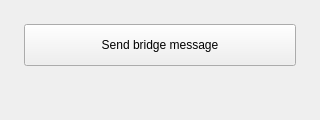
<?xml version="1.0" encoding="UTF-8"?>
<ui version="4.0">
 <class>PrimaryButtonCase</class>
 <widget class="QWidget" name="caseRoot">
  <property name="geometry">
   <rect>
    <x>0</x>
    <y>0</y>
    <width>320</width>
    <height>120</height>
   </rect>
  </property>
  <property name="minimumSize">
   <size>
    <width>320</width>
    <height>120</height>
   </size>
  </property>
  <layout class="QVBoxLayout" name="rootLayout">
   <property name="spacing">
    <number>0</number>
   </property>
   <property name="leftMargin">
    <number>24</number>
   </property>
   <property name="topMargin">
    <number>24</number>
   </property>
   <property name="rightMargin">
    <number>24</number>
   </property>
   <property name="bottomMargin">
    <number>24</number>
   </property>
   <item>
    <widget class="QPushButton" name="primaryButton">
     <property name="minimumSize">
      <size>
       <width>0</width>
       <height>42</height>
      </size>
     </property>
     <property name="text">
      <string>Send bridge message</string>
     </property>
    </widget>
   </item>
   <item>
    <spacer name="tailSpacer">
     <property name="orientation">
      <enum>Qt::Vertical</enum>
     </property>
     <property name="sizeType">
      <enum>QSizePolicy::Expanding</enum>
     </property>
     <property name="sizeHint" stdset="0">
      <size>
       <width>20</width>
       <height>40</height>
      </size>
     </property>
    </spacer>
   </item>
  </layout>
 </widget>
 <resources/>
 <connections/>
</ui>
